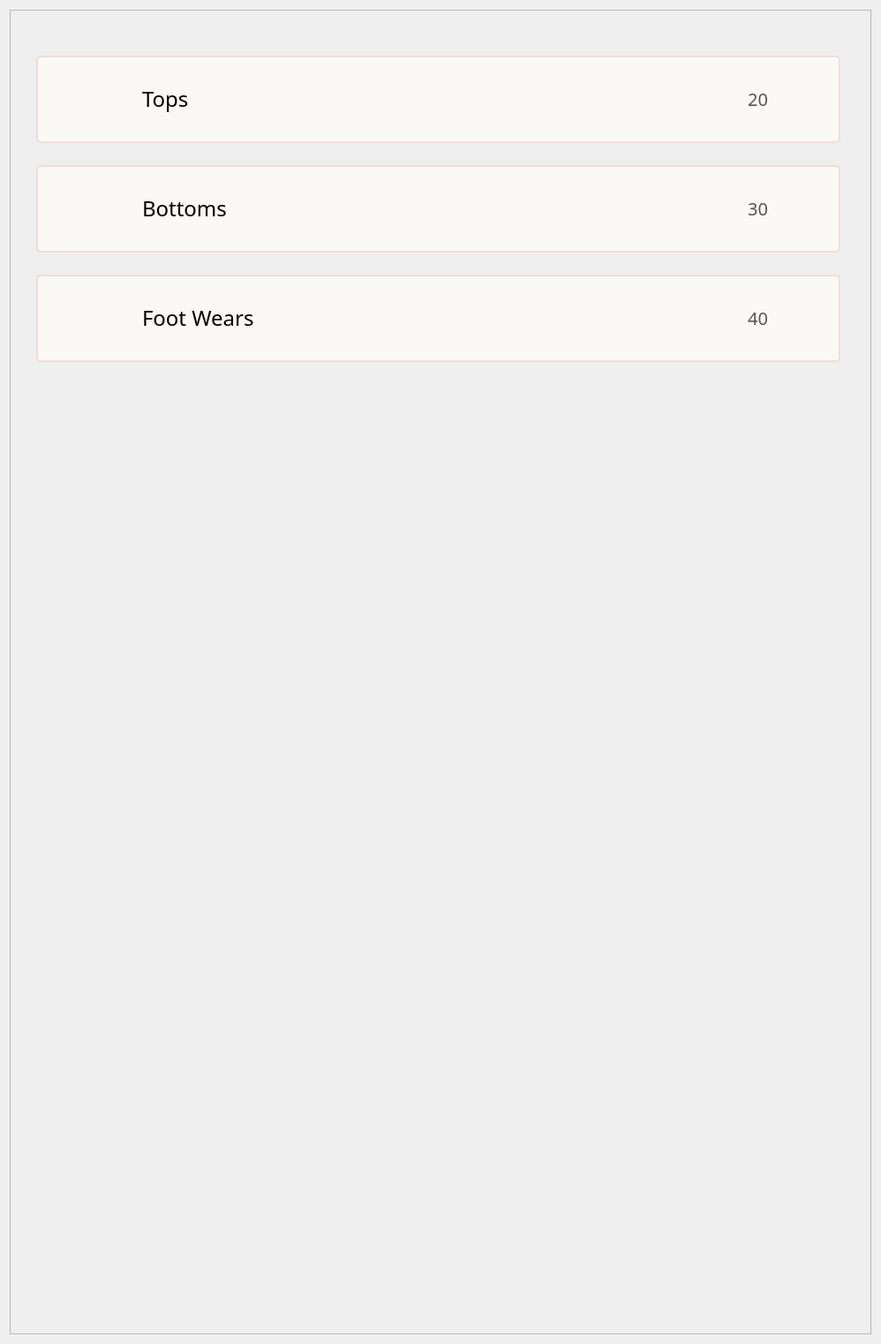
                  <widget class="QWidget" name="scrollAreaWidgetContents_18">
                   <property name="geometry">
                    <rect>
                     <x>0</x>
                     <y>0</y>
                     <width>998</width>
                     <height>1518</height>
                    </rect>
                   </property>
                   <layout class="QVBoxLayout" name="verticalLayout_27">
                    <item>
                     <widget class="QFrame" name="frame_producttype_3">
                      <property name="minimumSize">
                       <size>
                        <width>0</width>
                        <height>1500</height>
                       </size>
                      </property>
                      <property name="frameShape">
                       <enum>QFrame::StyledPanel</enum>
                      </property>
                      <property name="frameShadow">
                       <enum>QFrame::Raised</enum>
                      </property>
                      <widget class="QWidget" name="topwearwidget_3" native="true">
                       <property name="geometry">
                        <rect>
                         <x>30</x>
                         <y>52</y>
                         <width>911</width>
                         <height>99</height>
                        </rect>
                       </property>
                       <property name="styleSheet">
                        <string notr="true">border-radius: 5px;
border: 2px solid #F4DBDB;
background: #FAF9F6;</string>
                       </property>
                       <widget class="QLabel" name="topwearpic_3">
                        <property name="geometry">
                         <rect>
                          <x>25</x>
                          <y>20</y>
                          <width>60</width>
                          <height>60</height>
                         </rect>
                        </property>
                        <property name="styleSheet">
                         <string notr="true">image: url(:/pic/images/newres/profile.png);
border: none;</string>
                        </property>
                        <property name="text">
                         <string/>
                        </property>
                       </widget>
                       <widget class="QLabel" name="topwearlabel_3">
                        <property name="geometry">
                         <rect>
                          <x>120</x>
                          <y>8</y>
                          <width>263</width>
                          <height>81</height>
                         </rect>
                        </property>
                        <property name="styleSheet">
                         <string notr="true">color: #000;
border: none;
font-family: Suwannaphum;
font-size: 24px;
font-style: normal;
font-weight: 400;
line-height: normal;</string>
                        </property>
                        <property name="text">
                         <string>Tops</string>
                        </property>
                       </widget>
                       <widget class="QLabel" name="topwearnum_3">
                        <property name="geometry">
                         <rect>
                          <x>660</x>
                          <y>8</y>
                          <width>169</width>
                          <height>81</height>
                         </rect>
                        </property>
                        <property name="styleSheet">
                         <string notr="true">color: #545454;
text-align: right;
font-family: Suwannaphum;
font-size: 20px;
font-style: normal;
font-weight: 400;
line-height: normal;
border: none;</string>
                        </property>
                        <property name="text">
                         <string>20</string>
                        </property>
                        <property name="alignment">
                         <set>Qt::AlignRight|Qt::AlignTrailing|Qt::AlignVCenter</set>
                        </property>
                       </widget>
                       <widget class="QPushButton" name="topwearbutton_3">
                        <property name="geometry">
                         <rect>
                          <x>860</x>
                          <y>40</y>
                          <width>31</width>
                          <height>21</height>
                         </rect>
                        </property>
                        <property name="styleSheet">
                         <string notr="true">image: url(:/pic/images/newres/rightarrow_pink.png);
border: none;</string>
                        </property>
                        <property name="text">
                         <string/>
                        </property>
                       </widget>
                      </widget>
                      <widget class="QWidget" name="bottomwidget_3" native="true">
                       <property name="geometry">
                        <rect>
                         <x>30</x>
                         <y>176</y>
                         <width>911</width>
                         <height>99</height>
                        </rect>
                       </property>
                       <property name="styleSheet">
                        <string notr="true">border-radius: 5px;
border: 2px solid #F4DBDB;
background: #FAF9F6;
</string>
                       </property>
                       <widget class="QLabel" name="bottomwearpic_3">
                        <property name="geometry">
                         <rect>
                          <x>25</x>
                          <y>20</y>
                          <width>60</width>
                          <height>60</height>
                         </rect>
                        </property>
                        <property name="styleSheet">
                         <string notr="true">image: url(:/pic/images/newres/profile.png);
border: none;</string>
                        </property>
                        <property name="text">
                         <string/>
                        </property>
                       </widget>
                       <widget class="QLabel" name="bottomwearlabel_3">
                        <property name="geometry">
                         <rect>
                          <x>120</x>
                          <y>8</y>
                          <width>263</width>
                          <height>81</height>
                         </rect>
                        </property>
                        <property name="styleSheet">
                         <string notr="true">color: #000;
border: none;
font-family: Suwannaphum;
font-size: 24px;
font-style: normal;
font-weight: 400;
line-height: normal;</string>
                        </property>
                        <property name="text">
                         <string>Bottoms</string>
                        </property>
                       </widget>
                       <widget class="QLabel" name="bottomwearnum_3">
                        <property name="geometry">
                         <rect>
                          <x>660</x>
                          <y>8</y>
                          <width>169</width>
                          <height>81</height>
                         </rect>
                        </property>
                        <property name="styleSheet">
                         <string notr="true">color: #545454;
text-align: right;
font-family: Suwannaphum;
font-size: 20px;
font-style: normal;
font-weight: 400;
line-height: normal;
border: none;</string>
                        </property>
                        <property name="text">
                         <string>30</string>
                        </property>
                        <property name="alignment">
                         <set>Qt::AlignRight|Qt::AlignTrailing|Qt::AlignVCenter</set>
                        </property>
                       </widget>
                       <widget class="QPushButton" name="bottmwearbutton_3">
                        <property name="geometry">
                         <rect>
                          <x>860</x>
                          <y>40</y>
                          <width>31</width>
                          <height>21</height>
                         </rect>
                        </property>
                        <property name="styleSheet">
                         <string notr="true">image: url(:/pic/images/newres/rightarrow_pink.png);
border: none;</string>
                        </property>
                        <property name="text">
                         <string/>
                        </property>
                       </widget>
                      </widget>
                      <widget class="QWidget" name="footwearwidget_3" native="true">
                       <property name="geometry">
                        <rect>
                         <x>30</x>
                         <y>300</y>
                         <width>911</width>
                         <height>99</height>
                        </rect>
                       </property>
                       <property name="styleSheet">
                        <string notr="true">border-radius: 5px;
border: 2px solid #F4DBDB;
background: #FAF9F6;
</string>
                       </property>
                       <widget class="QLabel" name="footwearpic_3">
                        <property name="geometry">
                         <rect>
                          <x>25</x>
                          <y>20</y>
                          <width>60</width>
                          <height>60</height>
                         </rect>
                        </property>
                        <property name="styleSheet">
                         <string notr="true">image: url(:/pic/images/newres/profile.png);
border: none;</string>
                        </property>
                        <property name="text">
                         <string/>
                        </property>
                       </widget>
                       <widget class="QLabel" name="footwearlabel_3">
                        <property name="geometry">
                         <rect>
                          <x>120</x>
                          <y>8</y>
                          <width>263</width>
                          <height>81</height>
                         </rect>
                        </property>
                        <property name="styleSheet">
                         <string notr="true">color: #000;
border: none;
font-family: Suwannaphum;
font-size: 24px;
font-style: normal;
font-weight: 400;
line-height: normal;</string>
                        </property>
                        <property name="text">
                         <string>Foot Wears</string>
                        </property>
                       </widget>
                       <widget class="QLabel" name="footwearnum_3">
                        <property name="geometry">
                         <rect>
                          <x>660</x>
                          <y>8</y>
                          <width>169</width>
                          <height>81</height>
                         </rect>
                        </property>
                        <property name="styleSheet">
                         <string notr="true">color: #545454;
text-align: right;
font-family: Suwannaphum;
font-size: 20px;
font-style: normal;
font-weight: 400;
line-height: normal;
border: none;</string>
                        </property>
                        <property name="text">
                         <string>40</string>
                        </property>
                        <property name="alignment">
                         <set>Qt::AlignRight|Qt::AlignTrailing|Qt::AlignVCenter</set>
                        </property>
                       </widget>
                       <widget class="QPushButton" name="footwearbutton_3">
                        <property name="geometry">
                         <rect>
                          <x>860</x>
                          <y>40</y>
                          <width>31</width>
                          <height>21</height>
                         </rect>
                        </property>
                        <property name="styleSheet">
                         <string notr="true">image: url(:/pic/images/newres/rightarrow_pink.png);
border: none;</string>
                        </property>
                        <property name="text">
                         <string/>
                        </property>
                       </widget>
                      </widget>
                     </widget>
                    </item>
                   </layout>
                  </widget>
